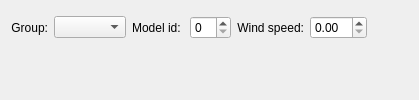
           <widget class="QWidget" name="tab_7">
            <attribute name="title">
             <string>Load</string>
            </attribute>
            <layout class="QVBoxLayout" name="verticalLayout_6">
             <item>
              <layout class="QHBoxLayout" name="horizontalLayout_39">
               <property name="topMargin">
                <number>5</number>
               </property>
               <property name="rightMargin">
                <number>1</number>
               </property>
               <item>
                <widget class="QLabel" name="label_load">
                 <property name="text">
                  <string>Group:</string>
                 </property>
                 <property name="alignment">
                  <set>Qt::AlignRight|Qt::AlignTrailing|Qt::AlignVCenter</set>
                 </property>
                </widget>
               </item>
               <item>
                <widget class="QComboBox" name="comboBox_load"/>
               </item>
               <item>
                <widget class="QLabel" name="label_model_3">
                 <property name="text">
                  <string>Model id: </string>
                 </property>
                 <property name="alignment">
                  <set>Qt::AlignRight|Qt::AlignTrailing|Qt::AlignVCenter</set>
                 </property>
                </widget>
               </item>
               <item>
                <widget class="QSpinBox" name="spinBox_load"/>
               </item>
               <item>
                <widget class="QLabel" name="label_model_2">
                 <property name="text">
                  <string>Wind speed:</string>
                 </property>
                 <property name="alignment">
                  <set>Qt::AlignRight|Qt::AlignTrailing|Qt::AlignVCenter</set>
                 </property>
                </widget>
               </item>
               <item>
                <widget class="QDoubleSpinBox" name="doubleSpinBox_load"/>
               </item>
               <item>
                <spacer name="horizontalSpacer_5">
                 <property name="orientation">
                  <enum>Qt::Horizontal</enum>
                 </property>
                 <property name="sizeHint" stdset="0">
                  <size>
                   <width>40</width>
                   <height>20</height>
                  </size>
                 </property>
                </spacer>
               </item>
              </layout>
             </item>
             <item>
              <widget class="MatplotlibWidget" name="mplload" native="true"/>
             </item>
            </layout>
           </widget>
